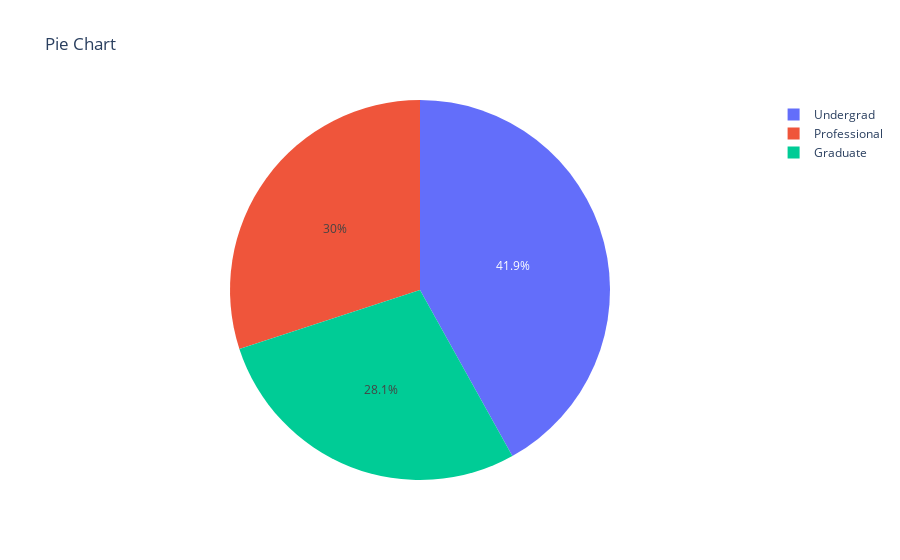

Notebook cell for this chart:
### Code cell
px.pie(data, values=edu_dis, names= edu_dis.index, title ='Pie Chart')

### Figure 1 — Plotly figure (JSON) as saved in the notebook; plotly's stock layout.template omitted (floating-point values rounded to 4 significant figures)
{"data": [{"domain": {"x": [0, 1], "y": [0, 1]}, "hovertemplate": "label=%{label}<br>value=%{value}<extra></extra>", "labels": ["Graduate", "Professional", "Undergrad"], "legendgroup": "", "name": "", "showlegend": true, "type": "pie", "values": [1403, 1501, 2096]}], "layout": {"legend": {"tracegroupgap": 0}, "title": {"text": "Pie Chart"}}}
